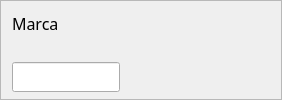
                               <widget class="QFrame" name="f4brand">
                                <property name="minimumSize">
                                 <size>
                                  <width>0</width>
                                  <height>80</height>
                                 </size>
                                </property>
                                <property name="frameShape">
                                 <enum>QFrame::StyledPanel</enum>
                                </property>
                                <property name="frameShadow">
                                 <enum>QFrame::Raised</enum>
                                </property>
                                <layout class="QVBoxLayout" name="verticalLayout_22">
                                 <property name="spacing">
                                  <number>10</number>
                                 </property>
                                 <property name="topMargin">
                                  <number>0</number>
                                 </property>
                                 <property name="bottomMargin">
                                  <number>0</number>
                                 </property>
                                 <item>
                                  <widget class="QLabel" name="lb_brand">
                                   <property name="minimumSize">
                                    <size>
                                     <width>0</width>
                                     <height>30</height>
                                    </size>
                                   </property>
                                   <property name="font">
                                    <font>
                                     <family>Microsoft YaHei</family>
                                     <pointsize>12</pointsize>
                                     <weight>50</weight>
                                     <italic>false</italic>
                                     <bold>false</bold>
                                    </font>
                                   </property>
                                   <property name="text">
                                    <string>Marca</string>
                                   </property>
                                   <property name="textFormat">
                                    <enum>Qt::AutoText</enum>
                                   </property>
                                  </widget>
                                 </item>
                                 <item>
                                  <layout class="QHBoxLayout" name="horizontalLayout_18">
                                   <property name="spacing">
                                    <number>0</number>
                                   </property>
                                   <property name="topMargin">
                                    <number>0</number>
                                   </property>
                                   <property name="bottomMargin">
                                    <number>0</number>
                                   </property>
                                   <item>
                                    <widget class="QLineEdit" name="le_brand">
                                     <property name="minimumSize">
                                      <size>
                                       <width>0</width>
                                       <height>30</height>
                                      </size>
                                     </property>
                                    </widget>
                                   </item>
                                   <item>
                                    <spacer name="horizontalSpacer_19">
                                     <property name="orientation">
                                      <enum>Qt::Horizontal</enum>
                                     </property>
                                     <property name="sizeType">
                                      <enum>QSizePolicy::Fixed</enum>
                                     </property>
                                     <property name="sizeHint" stdset="0">
                                      <size>
                                       <width>50</width>
                                       <height>10</height>
                                      </size>
                                     </property>
                                    </spacer>
                                   </item>
                                   <item>
                                    <widget class="QLabel" name="lb_brandERR">
                                     <property name="minimumSize">
                                      <size>
                                       <width>100</width>
                                       <height>30</height>
                                      </size>
                                     </property>
                                     <property name="text">
                                      <string/>
                                     </property>
                                    </widget>
                                   </item>
                                  </layout>
                                 </item>
                                </layout>
                               </widget>
